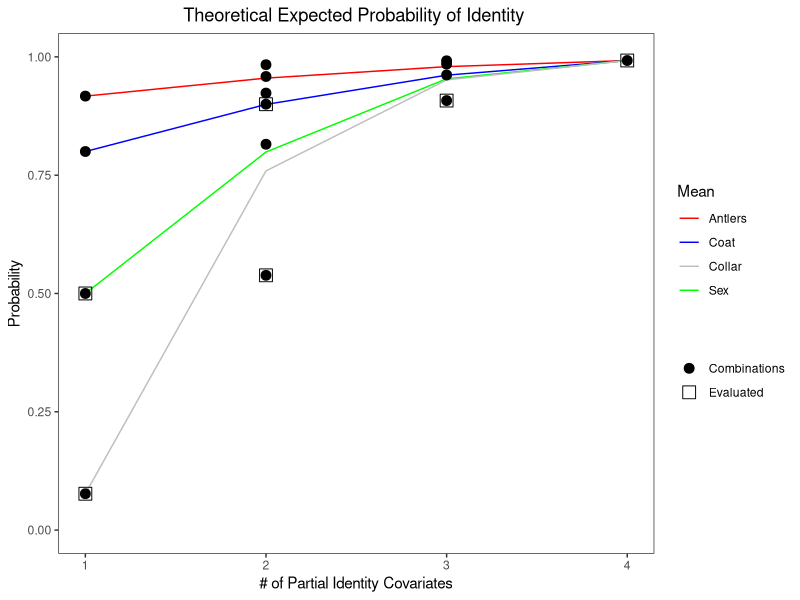

Generate this figure with R:
# Calculating probability of identity
# for partial identities

library(gtools) #for combinations()
library(plyr) #for rbind.fill()
library(ggplot2) #for ggplot()

#the (corrected) partial ids
#parms_IDcovs<-sim_data[[1]][[1]]$parms_IDcovs
parms_IDcovs<-list(antlers_cont=c(0.022,0.185,0.043,0.021,0.070,0.045,
                                  0.055,0.059,0.096,0.085,0.060,0.064,
                                  0.061,0.021,0.021,0.043,0.043,0.006),
                   sex_bin=c(0.5, 0.5),
                   collar_bin=c(0.96, 0.04),
                   coat_bin=c(0.2,0.2,0.2,0.2,0.2))

###4 covariates (all 4); 1 combo ####
# antlers, sex, collar, coat
combos_4<-as.data.frame(combinations(4,4,names(parms_IDcovs)))
combos_4$probs_unique<-NA

for(com in 1:nrow(combos_4)){
  probs<-c() #temporary housing
  
  #for each combination of 4 covariates
  #step 1a: find all unique Identity possibilities 
  
  #names(parms_IDcovs) which(names(parms_IDcovs)%in%combos_4[com,])
  partial_IDsprobs<-expand.grid(parms_IDcovs[[1]],
                                parms_IDcovs[[2]],
                                parms_IDcovs[[3]],
                                parms_IDcovs[[4]])
  #there are this may identity possibilities
  nrow(partial_IDsprobs)
  
  #step 1b: get probability of each identity 
  partial_IDsprobs$probability<-apply(partial_IDsprobs, 1, prod)
  
  #step 2: what's the probability that 2 independent draws 
  # will yield the same identity?
  
  # multinomial: [n!/(x_1! ... x_k!)] * p_1^x1 ... p_k^xk
  # the first term in [] is equal to 2!/(2!*however many 0!'s)= 1
  #the second term reduces to the square of the probabiltiy of the focal identity
  
  for(identity in 1:nrow(partial_IDsprobs)){
    probs<-c(probs,partial_IDsprobs$probability[identity]^2)
  }
  
  sum(probs) #total probability of drawing 2 of the same identities, whatever that identity is.
  
  1-sum(probs) #probability that 2 draws will yield 2 different identities
  combos_4$probs_unique[com]<-(1-sum(probs))
}

combos_4<-cbind(nIDs=4,combos_4)
colnames(combos_4)<-c("nIDs","Antlers","Coat","Collar","Sex","Probs_unique")
combos_4[,2:5]<-1



####3 covariates; 4 combos####
combos_3<-as.data.frame(combinations(4,3,names(parms_IDcovs)))
combos_3$probs_unique<-NA

for(com in 1:nrow(combos_3)){
  probs<-c() #temporary housing
  
  #for each combination of 4 covariates
  #step 1a: find all unique Identity possibilities 
  
  whichPartialIDS<-which(names(parms_IDcovs)%in%combos_3[com,])
  partial_IDsprobs<-expand.grid(parms_IDcovs[[whichPartialIDS[1]]],
                                parms_IDcovs[[whichPartialIDS[2]]],
                                parms_IDcovs[[whichPartialIDS[3]]])
  #there are this may identity possibilities
  nrow(partial_IDsprobs)
  
  #step 1b: get probability of each identity 
  partial_IDsprobs$probability<-apply(partial_IDsprobs, 1, prod)
  
  #step 2: what's the probability that 2 independent draws 
  # will yield the same identity?
  
  # multinomial: [n!/(x_1! ... x_k!)] * p_1^x1 ... p_k^xk
  # the first term in [] is equal to 2!/(2!*however many 0!'s)= 1
  #the second term reduces to the square of the probabiltiy of the focal identity
  
  for(identity in 1:nrow(partial_IDsprobs)){
    probs<-c(probs,partial_IDsprobs$probability[identity]^2)
  }
  
  
  sum(probs) #total probaility of drawing 2 of the same identities
  
  1-sum(probs) #probaility that 2 draws will yield 2 different identities
  combos_3$probs_unique[com]<-(1-sum(probs))
}

combos_3<-cbind(nIDs=3,combos_3)

combos_3final<-matrix(NA,nrow=nrow(combos_3),ncol=6)
colnames(combos_3final)<-c("nIDs","Antlers","Coat","Collar","Sex","Probs_unique")
combos_3final[,1]<-3
combos_3final[,6]<-combos_3$probs_unique
combos_3final<-as.data.frame(combos_3final)
for(com in 1:nrow(combos_3)){
  combos_3final$Antlers[com]<-ifelse("antlers_cont"%in%combos_3[com,2:4],1,0)
  combos_3final$Sex[com]<-ifelse("sex_bin"%in%combos_3[com,2:4],1,0)
  combos_3final$Collar[com]<-ifelse("collar_bin"%in%combos_3[com,2:4],1,0)
  combos_3final$Coat[com]<-ifelse("coat_bin"%in%combos_3[com,2:4],1,0)
  
  
}
combos_3<-combos_3final

####2 covariates; 6 combos#####
combos_2<-as.data.frame(combinations(4,2,names(parms_IDcovs)))
combos_2$probs_unique<-NA
for(com in 1:nrow(combos_2)){
  
  probs<-c() #temporary housing
  
  #for each combination of 4 covariates
  #step 1a: find all unique Identity possibilities 
  
  whichPartialIDS<-which(names(parms_IDcovs)%in%combos_2[com,])
  partial_IDsprobs<-expand.grid(parms_IDcovs[[whichPartialIDS[1]]],
                                parms_IDcovs[[whichPartialIDS[2]]])
  #there are this may identity possibilities
  nrow(partial_IDsprobs)
  
  #step 1b: get probability of each identity 
  partial_IDsprobs$probability<-apply(partial_IDsprobs, 1, prod)
  
  #step 2: what's the probability that 2 independent draws 
  # will yield the same identity?
  
  # multinomial: [n!/(x_1! ... x_k!)] * p_1^x1 ... p_k^xk
  # the first term in [] is equal to 2!/(2!*however many 0!'s)= 1
  #the second term reduces to the square of the probabiltiy of the focal identity
  
  for(identity in 1:nrow(partial_IDsprobs)){
    probs<-c(probs,partial_IDsprobs$probability[identity]^2)
  }
  
  sum(probs) #total probaility of drawing 2 of the same identities
  
  1-sum(probs) #probaility that 2 draws will yield 2 different identities
  combos_2$probs_unique[com]<-(1-sum(probs))
}

combos_2<-cbind(nIDs=2,combos_2)

combos_2final<-matrix(NA,nrow=nrow(combos_2),ncol=6)
colnames(combos_2final)<-c("nIDs","Antlers","Coat","Collar","Sex","Probs_unique")
combos_2final[,1]<-2
combos_2final[,6]<-combos_2$probs_unique
combos_2final<-as.data.frame(combos_2final)
for(com in 1:nrow(combos_2)){
  combos_2final$Antlers[com]<-ifelse("antlers_cont"%in%combos_2[com,2:3],1,0)
  combos_2final$Sex[com]<-ifelse("sex_bin"%in%combos_2[com,2:3],1,0)
  combos_2final$Collar[com]<-ifelse("collar_bin"%in%combos_2[com,2:3],1,0)
  combos_2final$Coat[com]<-ifelse("coat_bin"%in%combos_2[com,2:3],1,0)
  }
combos_2<-combos_2final

####1 covariate; 4 combos####
combos_1<-as.data.frame(combinations(4,1,names(parms_IDcovs)))
combos_1$probs_unique<-NA

for(com in 1:nrow(combos_1)){
  probs<-c() #temporary housing
  
  #for each combination of 4 covariates
  #step 1a: find all unique Identity possibilities 
  
  whichPartialIDS<-which(names(parms_IDcovs)%in%combos_1[com,])
  partial_IDsprobs<-expand.grid(parms_IDcovs[[whichPartialIDS[1]]])
  #there are this may identity possibilities
  nrow(partial_IDsprobs)
  
  #step 1b: get probability of each identity 
  partial_IDsprobs$probability<-apply(partial_IDsprobs, 1, prod)
  
  #step 2: what's the probability that 2 independent draws 
  # will yield the same identity?
  
  # multinomial: [n!/(x_1! ... x_k!)] * p_1^x1 ... p_k^xk
  # the first term in [] is equal to 2!/(1!1!0!0!)= 2
  #the second term reduces to the square of the probabiltiy of the focal identity
  
  for(identity in 1:nrow(partial_IDsprobs)){
    probs<-c(probs,(partial_IDsprobs$probability[identity]^2))
  }
  
  sum(probs) #total probaility of drawing 2 of the same identities
  
  1-sum(probs) #probaility that 2 draws will yield 2 different identities
  combos_1$probs_unique[com]<-(1-sum(probs))
}

combos_1<-cbind(nIDs=1,combos_1)

combos_1final<-matrix(NA,nrow=nrow(combos_1),ncol=6)
colnames(combos_1final)<-c("nIDs","Antlers","Coat","Collar","Sex","Probs_unique")
combos_1final[,1]<-1
combos_1final[,6]<-combos_1$probs_unique
combos_1final<-as.data.frame(combos_1final)

for(com in 1:nrow(combos_1)){
  combos_1final$Antlers[com]<-ifelse("antlers_cont"%in%combos_1[com,2],1,0)
  combos_1final$Sex[com]<-ifelse("sex_bin"%in%combos_1[com,2],1,0)
  combos_1final$Collar[com]<-ifelse("collar_bin"%in%combos_1[com,2],1,0)
  combos_1final$Coat[com]<-ifelse("coat_bin"%in%combos_1[com,2],1,0)
}
combos_1<-combos_1final

###all together ####
combos<-rbind.fill(combos_1,combos_2,combos_3,combos_4)


## we considered
# 4: antler, sex, coat, collar
# 3: sex, collar, coat
# 2: sex, coat
combos[c(15,14,9,10,3,4),]

colors <- c("Antlers" = "red", "Coat" = "blue",
            "Sex"="green","Collar" = "gray")
shapes<-c("Combinations"=19,"Evaluated"=0)

ggplot()+
  scale_color_manual(values = colors)+
  scale_shape_manual(values=shapes)+
  stat_summary(data=combos[combos$Antlers==1,],
               aes(x=nIDs,y=Probs_unique,color="Antlers"),
              fun = mean, geom = "line") +
  stat_summary(data=combos[combos$Coat==1,],
               aes(x=nIDs,y=Probs_unique,color="Coat"),
               fun = mean, geom = "line") +
  stat_summary(data=combos[combos$Sex==1,],
               aes(x=nIDs,y=Probs_unique,color="Sex"),
               fun = mean, geom = "line") +
  stat_summary(data=combos[combos$Collar==1,],
               aes(x=nIDs,y=Probs_unique,color="Collar"),
               fun = mean, geom = "line")+
  geom_point(data=combos[c(15,14,9,10,3,4),],aes(x=nIDs, y=Probs_unique,shape="Evaluated"),size=4)+
  geom_point(data=combos,aes(x=nIDs, y=Probs_unique,shape="Combinations"),size=3)+
  ylim(c(0,1))+
  labs(title="Theoretical Expected Probability of Identity ",
       x="# of Partial Identity Covariates",y="Probability",
       color = "Mean",
       shape ="")+
  theme_bw()+
  theme(plot.title = element_text(hjust = 0.5), 
        panel.grid.major = element_blank(),
        panel.grid.minor = element_blank())


